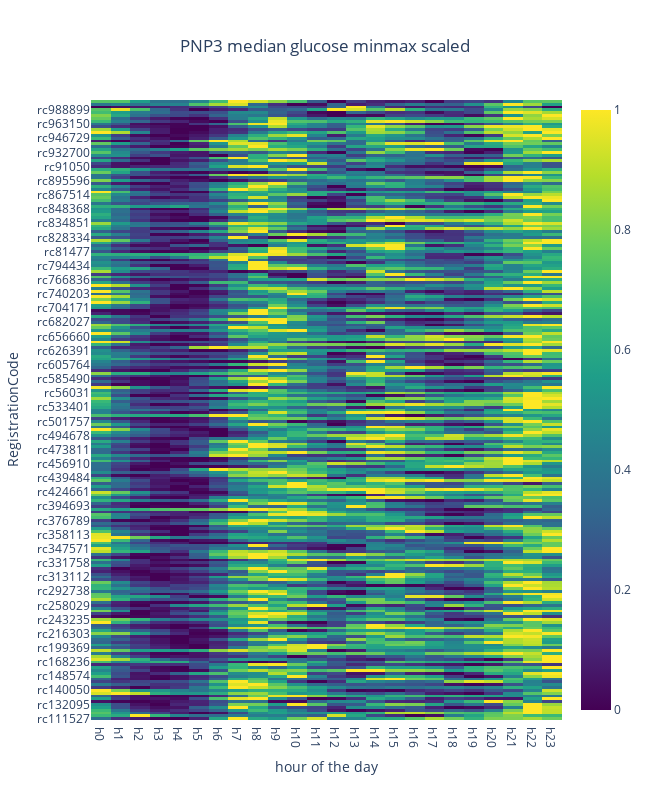

Here is the notebook cell this chart was saved with:
### Code cell
fig = go.Figure(data=go.Heatmap(
                   z=medians_scaled_list,
                   x=hours_list,
                   y=rc_list,
                   colorscale = 'Viridis'))
fig.update_layout(width = 650, height = 800,
    autosize = False )
fig.update_layout(
    title={
        'text': "PNP3 median glucose minmax scaled",
        'y':0.95,
        'x':0.5,
        'xanchor': 'center',
        'yanchor': 'top'},
    xaxis_title="hour of the day",
    yaxis_title="RegistrationCode"
    )
#fig.write_html("/home/elming/Cache/plotly_figures/PNP3_median_glucose_sc.html")

### Figure 1 — Plotly figure (JSON) as saved in the notebook; plotly's stock layout.template omitted (floating-point values rounded to 4 significant figures; data arrays with more than 128 entries replaced by an {"elided": "..."} marker saying what was removed)
{"data": [{"colorscale": [[0, "#440154"], [0.1111, "#482878"], [0.2222, "#3e4989"], [0.3333, "#31688e"], [0.4444, "#26828e"], [0.5556, "#1f9e89"], [0.6667, "#35b779"], [0.7778, "#6ece58"], [0.8889, "#b5de2b"], [1, "#fde725"]], "type": "heatmap", "x": ["h0", "h1", "h2", "h3", "h4", "h5", "h6", "h7", "h8", "h9", "h10", "h11", "h12", "h13", "h14", "h15", "h16", "h17", "h18", "h19", "h20", "h21", "h22", "h23"], "y": {"elided": "219 str values"}, "z": {"elided": "219x24 float values"}}], "layout": {"autosize": false, "height": 800, "title": {"text": "PNP3 median glucose minmax scaled", "x": 0.5, "xanchor": "center", "y": 0.95, "yanchor": "top"}, "width": 650, "xaxis": {"title": {"text": "hour of the day"}}, "yaxis": {"title": {"text": "RegistrationCode"}}}}
